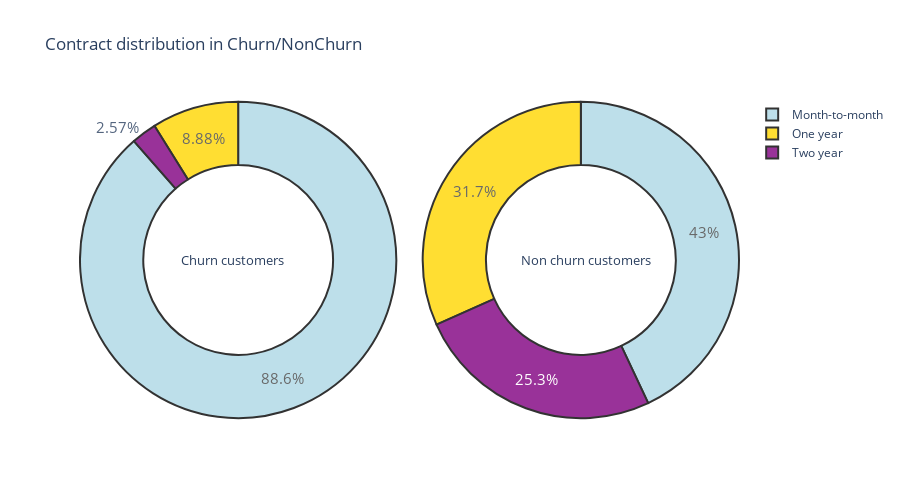
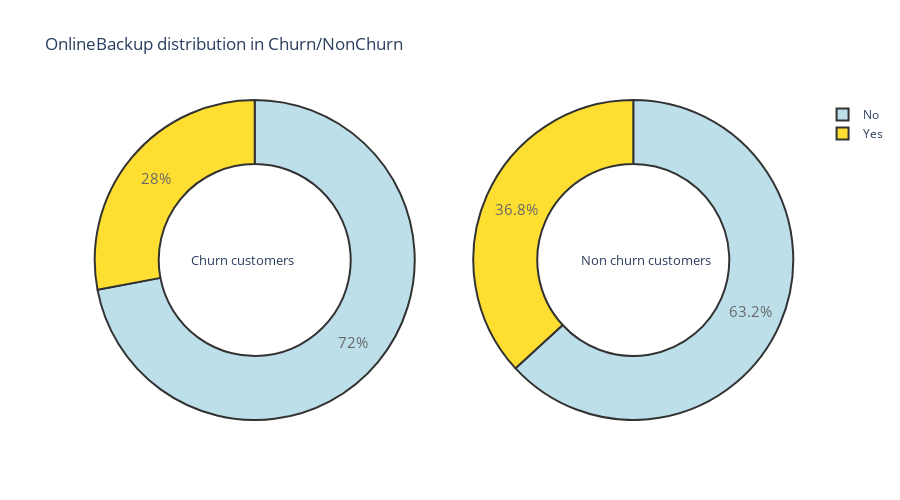
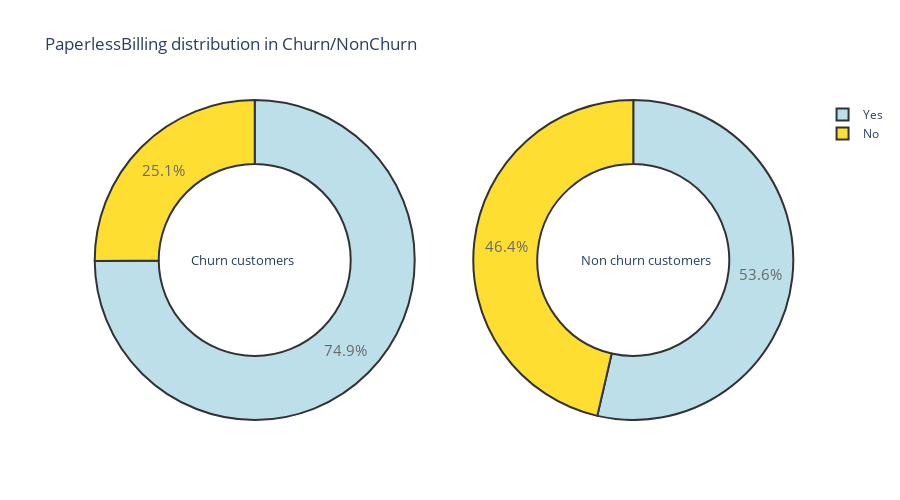
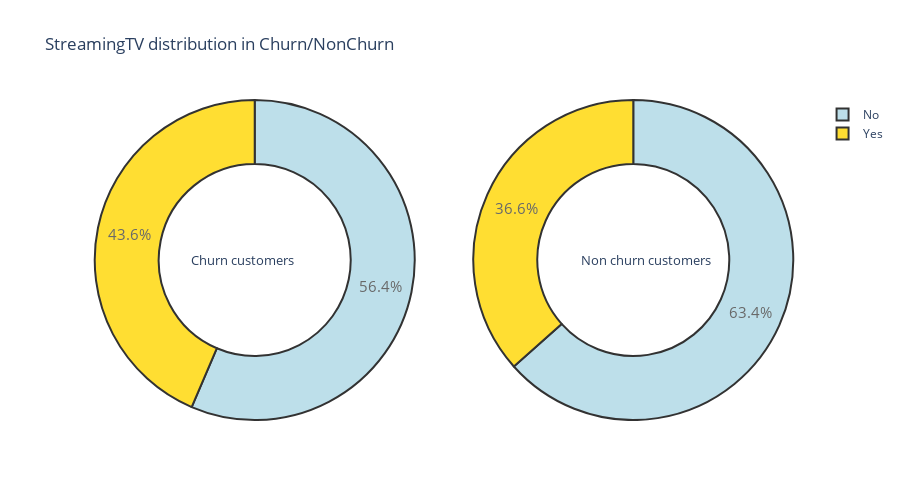

Write notebook code for charts like these, in order.
### Markdown cell above
### 3.2 Distribution of Categorical variables across the attrition *(Churn and Non Churn)*

### Code cell
# Defining a function so we can use it for all the categorical variables that were defined above. 
# We will use the same code that was defined above (a bit modified ofcourse).
def pie_plot_func (column_name):
    
    # For Churn customers (Section 2)
    trace_pie_1 = go.Pie(labels = churn[column_name].value_counts().keys().tolist(),
                  values = churn[column_name].value_counts().values.tolist(),
                  textfont = dict(size = 15), opacity = 0.8,
                  hole = 0.6,
                  hoverinfo = "label+percent",
                  domain = dict(x = [0,.48]),
                  name = "Churn Customers",
                  marker = dict(colors=['lightblue','gold', 'purple', 'red'],line = dict(width = 2, color = '#000000')))
    
    # For Non Churn customers (Section 2)
    trace_pie_2 = go.Pie(labels = non_churn[column_name].value_counts().keys().tolist(),
                  values = non_churn[column_name].value_counts().values.tolist(),
                  textfont = dict(size = 15), opacity = 0.8,
                  hole = 0.6,
                  hoverinfo = "label+percent",
                  domain = dict(x = [.52,1]),
                  name = "Non churn customers",
                  marker = dict(colors=['lightblue','gold', 'purple', 'red'],line = dict(width = 2,color = '#000000')))
    
    # Defining layout for the traces
    layout = dict(title = column_name + " distribution in Churn/NonChurn",  autosize = False,
                  height = 500,
                  width = 900,
                  annotations = [dict(text = "Churn customers",
                                                font = dict(size = 13),
                                                showarrow = False,
                                                x = .15, y = .5),
                                 dict(text = "Non churn customers",
                                                font = dict(size = 13),
                                                showarrow = False,
                                                x = .87,y = .5
                                               )])
    fig = dict(data = [trace_pie_1, trace_pie_2], layout = layout)
    configure_plotly_browser_state()
    py.iplot(fig)

for var in categorical_columns:
    pie_plot_func(var)

### Figure 1 — Plotly figure (JSON) as saved in the notebook; plotly's stock layout.template omitted (floating-point values rounded to 4 significant figures)
{"data": [{"opacity": 0.8, "domain": {"x": [0, 0.48]}, "name": "Churn Customers", "labels": ["Month-to-month", "One year", "Two year"], "textfont": {"size": 15}, "values": [1655, 166, 48], "hoverinfo": "label+percent", "marker": {"colors": ["lightblue", "gold", "purple", "red"], "line": {"color": "#000000", "width": 2}}, "hole": 0.6, "type": "pie"}, {"opacity": 0.8, "domain": {"x": [0.52, 1]}, "name": "Non churn customers", "labels": ["Month-to-month", "Two year", "One year"], "textfont": {"size": 15}, "values": [2220, 1637, 1306], "hoverinfo": "label+percent", "marker": {"colors": ["lightblue", "gold", "purple", "red"], "line": {"color": "#000000", "width": 2}}, "hole": 0.6, "type": "pie"}], "layout": {"autosize": false, "title": {"text": "Contract distribution in Churn/NonChurn"}, "height": 500, "width": 900, "annotations": [{"y": 0.5, "text": "Churn customers", "font": {"size": 13}, "x": 0.15, "showarrow": false}, {"y": 0.5, "text": "Non churn customers", "font": {"size": 13}, "x": 0.87, "showarrow": false}]}}

### Figure 2 — Plotly figure (JSON) as saved in the notebook; plotly's stock layout.template omitted (floating-point values rounded to 4 significant figures)
{"data": [{"opacity": 0.8, "domain": {"x": [0, 0.48]}, "name": "Churn Customers", "labels": ["No", "Yes"], "textfont": {"size": 15}, "values": [1346, 523], "hoverinfo": "label+percent", "marker": {"colors": ["lightblue", "gold", "purple", "red"], "line": {"color": "#000000", "width": 2}}, "hole": 0.6, "type": "pie"}, {"opacity": 0.8, "domain": {"x": [0.52, 1]}, "name": "Non churn customers", "labels": ["No", "Yes"], "textfont": {"size": 15}, "values": [3261, 1902], "hoverinfo": "label+percent", "marker": {"colors": ["lightblue", "gold", "purple", "red"], "line": {"color": "#000000", "width": 2}}, "hole": 0.6, "type": "pie"}], "layout": {"autosize": false, "title": {"text": "OnlineBackup distribution in Churn/NonChurn"}, "height": 500, "width": 900, "annotations": [{"y": 0.5, "text": "Churn customers", "font": {"size": 13}, "x": 0.15, "showarrow": false}, {"y": 0.5, "text": "Non churn customers", "font": {"size": 13}, "x": 0.87, "showarrow": false}]}}

### Figure 3 — Plotly figure (JSON) as saved in the notebook; plotly's stock layout.template omitted (floating-point values rounded to 4 significant figures)
{"data": [{"opacity": 0.8, "domain": {"x": [0, 0.48]}, "name": "Churn Customers", "labels": ["Yes", "No"], "textfont": {"size": 15}, "values": [1400, 469], "hoverinfo": "label+percent", "marker": {"colors": ["lightblue", "gold", "purple", "red"], "line": {"color": "#000000", "width": 2}}, "hole": 0.6, "type": "pie"}, {"opacity": 0.8, "domain": {"x": [0.52, 1]}, "name": "Non churn customers", "labels": ["Yes", "No"], "textfont": {"size": 15}, "values": [2768, 2395], "hoverinfo": "label+percent", "marker": {"colors": ["lightblue", "gold", "purple", "red"], "line": {"color": "#000000", "width": 2}}, "hole": 0.6, "type": "pie"}], "layout": {"autosize": false, "title": {"text": "PaperlessBilling distribution in Churn/NonChurn"}, "height": 500, "width": 900, "annotations": [{"y": 0.5, "text": "Churn customers", "font": {"size": 13}, "x": 0.15, "showarrow": false}, {"y": 0.5, "text": "Non churn customers", "font": {"size": 13}, "x": 0.87, "showarrow": false}]}}

### Figure 4 — Plotly figure (JSON) as saved in the notebook; plotly's stock layout.template omitted (floating-point values rounded to 4 significant figures)
{"data": [{"opacity": 0.8, "domain": {"x": [0, 0.48]}, "name": "Churn Customers", "labels": ["No", "Yes"], "textfont": {"size": 15}, "values": [1055, 814], "hoverinfo": "label+percent", "marker": {"colors": ["lightblue", "gold", "purple", "red"], "line": {"color": "#000000", "width": 2}}, "hole": 0.6, "type": "pie"}, {"opacity": 0.8, "domain": {"x": [0.52, 1]}, "name": "Non churn customers", "labels": ["No", "Yes"], "textfont": {"size": 15}, "values": [3274, 1889], "hoverinfo": "label+percent", "marker": {"colors": ["lightblue", "gold", "purple", "red"], "line": {"color": "#000000", "width": 2}}, "hole": 0.6, "type": "pie"}], "layout": {"autosize": false, "title": {"text": "StreamingTV distribution in Churn/NonChurn"}, "height": 500, "width": 900, "annotations": [{"y": 0.5, "text": "Churn customers", "font": {"size": 13}, "x": 0.15, "showarrow": false}, {"y": 0.5, "text": "Non churn customers", "font": {"size": 13}, "x": 0.87, "showarrow": false}]}}
